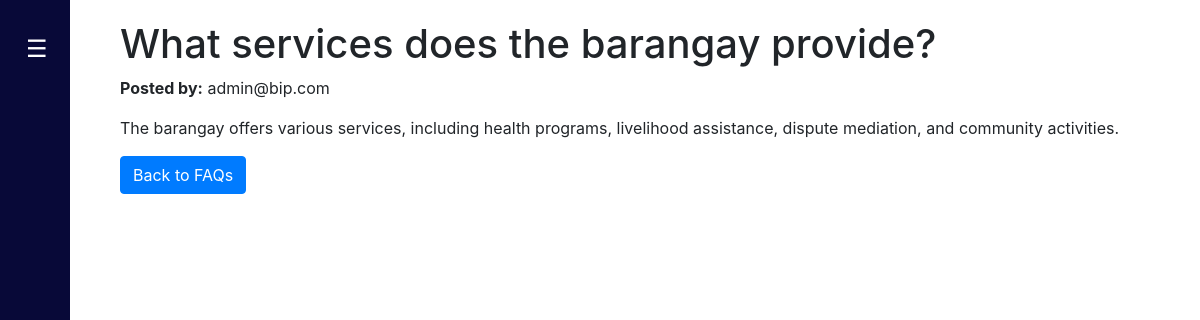
Page /faq/1 (signed in) on the committed database.
### Website/models.py (models this page shows, shortened)
class FAQ(db.Model):
    id = db.Column(db.Integer, primary_key=True)
    title = db.Column(db.String(255), nullable=False)  # Title of the FAQ
    content = db.Column(db.Text, nullable=False)  # Content of the FAQ
    created_at = db.Column(db.DateTime, default=db.func.current_timestamp())  # Timestamp
    user_id = db.Column(db.Integer, db.ForeignKey('user.id'), nullable=False)  # User who created the FAQ
    user = db.relationship('User', backref=db.backref('faqs', lazy=True))  # Relationship to User

class User(db.Model, UserMixin):
    id = db.Column(db.Integer, primary_key=True)
    email = db.Column(db.String(150), unique=True, nullable=False)
    firstName = db.Column(db.String(150), nullable=False)  # For first name
    lastName = db.Column(db.String(150), nullable=False)
    password = db.Column(db.String(150), nullable=False)  # For storing password hash
    is_admin = db.Column(db.Boolean, default=False)  # Optional: for admin flag
    address = db.Column(db.String(255), nullable=True)
    birth_date = db.Column(db.Date, nullable=True)
    birth_place = db.Column(db.String(255), nullable=True)
    position = db.Column(db.String(50), nullable=True)  # For officials
    is_verified = db.Column(db.Boolean, default=False)  # Admin approval required
    voter_status = db.Column(db.String(50), default="Pending") #Voter Eligibility Status

### Website/views.py (the view)
@views.route('/faq/<int:faq_id>')
@login_required
def view_faq(faq_id):
    faq = FAQ.query.get_or_404(faq_id)
    return render_template('view_faq.html', faq=faq, user=current_user)

### Website/templates/view_faq.html (shortened to what this page needs)
{% extends "base.html" %}
{% block content %}
    <div class="container">
        <h1>{{ faq.title }}</h1>
        <p><strong>Posted by:</strong> {{ faq.user.email }}</p>
        <p>{{ faq.content }}</p>
        <a href="{{ url_for('views.faqs') }}" class="btn btn-primary">Back to FAQs</a>
    </div>
{% endblock %}

### Website/templates/base.html (style rules this page uses)
body { display: flex; min-height: 100vh; overflow-x: hidden; }

### rows in the picture
FAQ: title "What services does the barangay provide?", content "The barangay offers various services, including health programs, livelihood assistance, dispute mediation, and community activities."
User: user.email "admin@bip.com"
